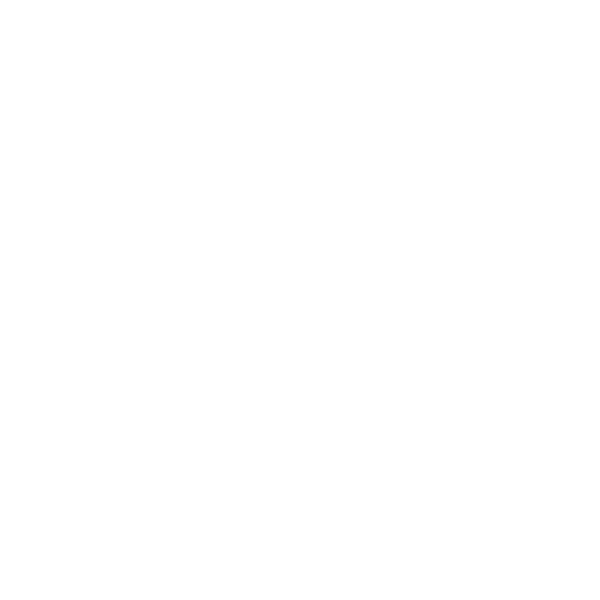
Frame 1 (no input)
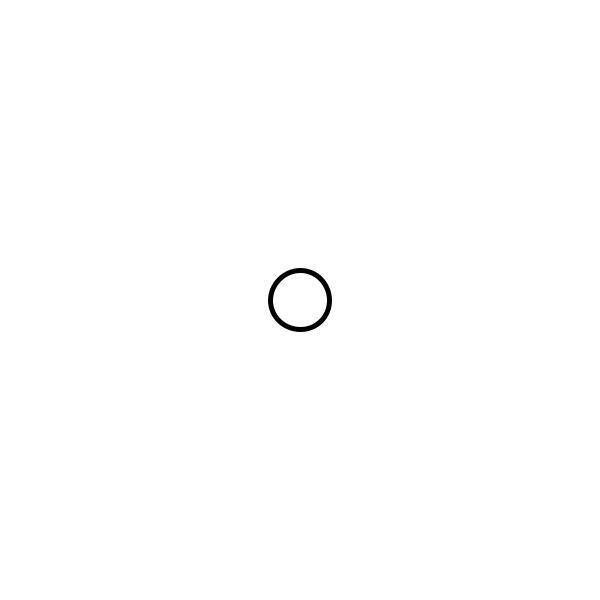
Frame 60 (the mouse pressed at the canvas centre just before this capture)
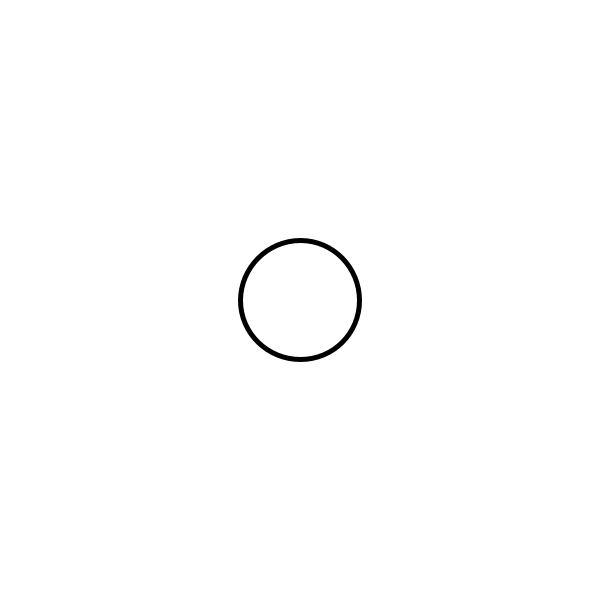
Frame 120 (the mouse held since frame 60 and released just before this capture)

The Processing sketch that drew these frames (run headless with seeded random() and noise(); from frame 60 on, the mouse is pressed at the canvas centre):

// Processing sketch: c
// ── c.pde
/*
Michael Guo
2-1
Feb 19
animation c
*/

int d;

void setup() {
  size(600, 600);
  d = 0;
  strokeWeight(5);
}

void draw() {
  background(255);
  circle(300, 300, d);
  d = d + 1;
  if(d > 850) {
    d = 0;
  }
}
